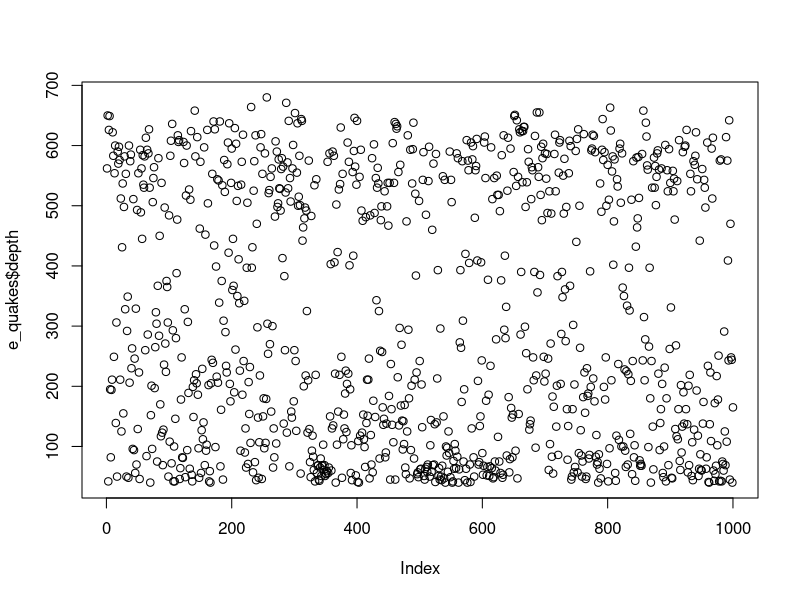
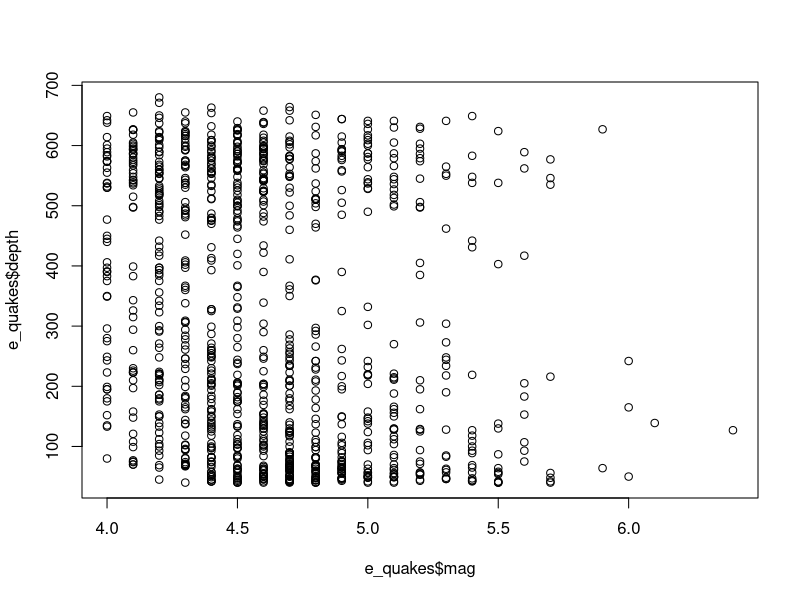
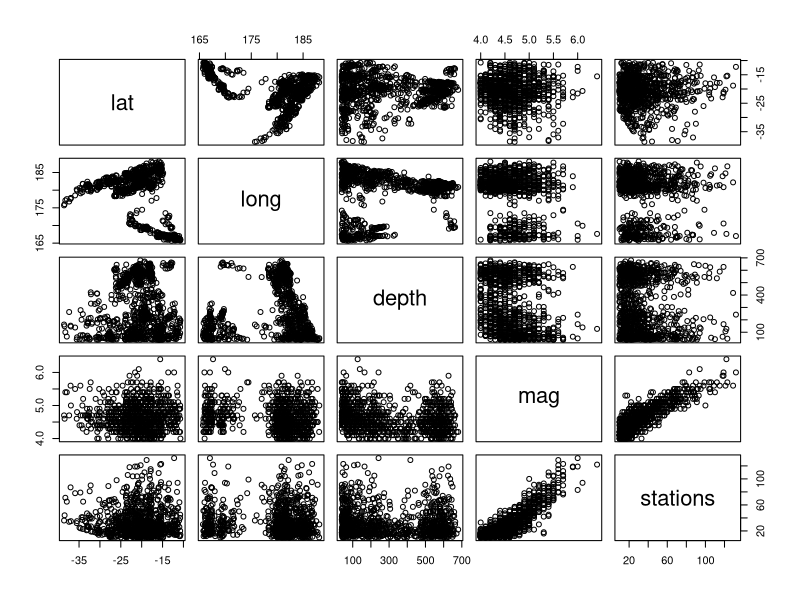
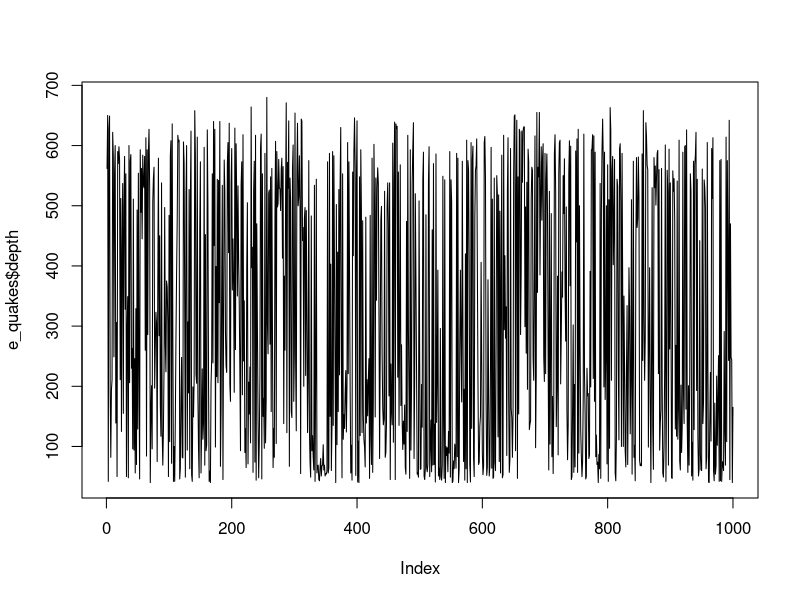
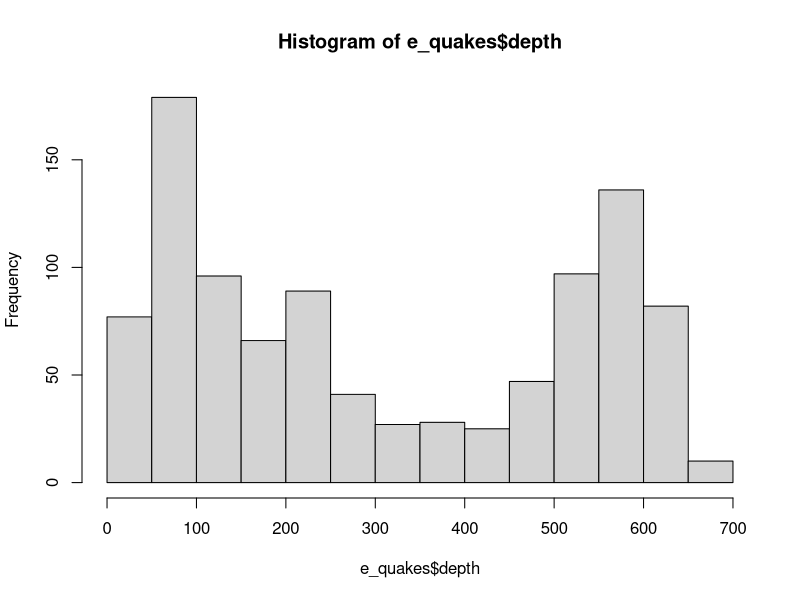
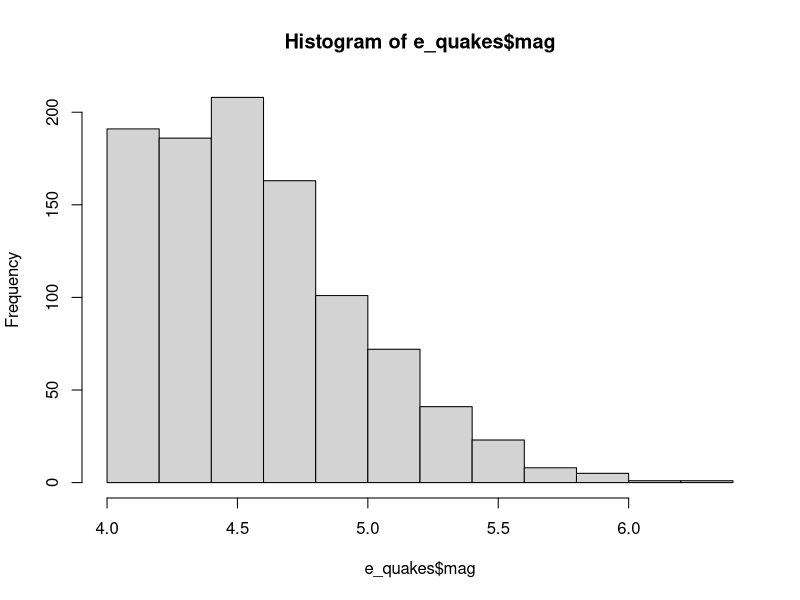
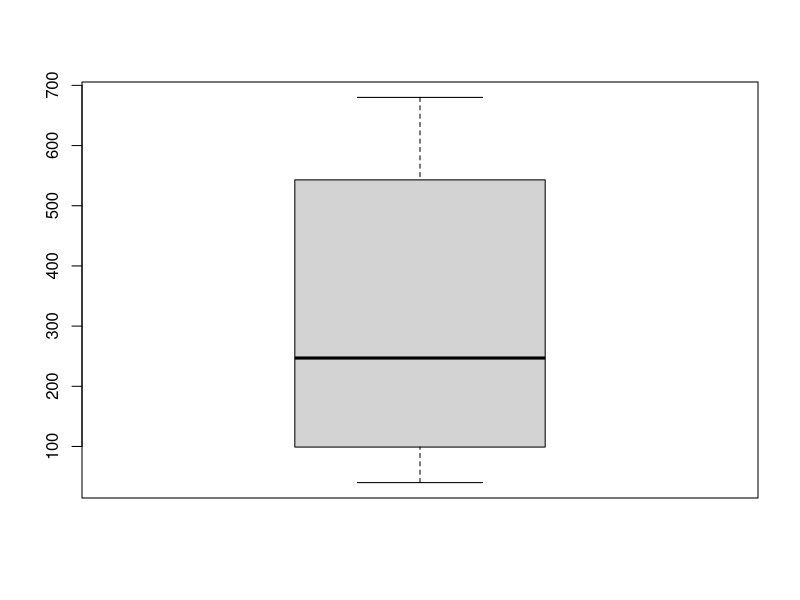
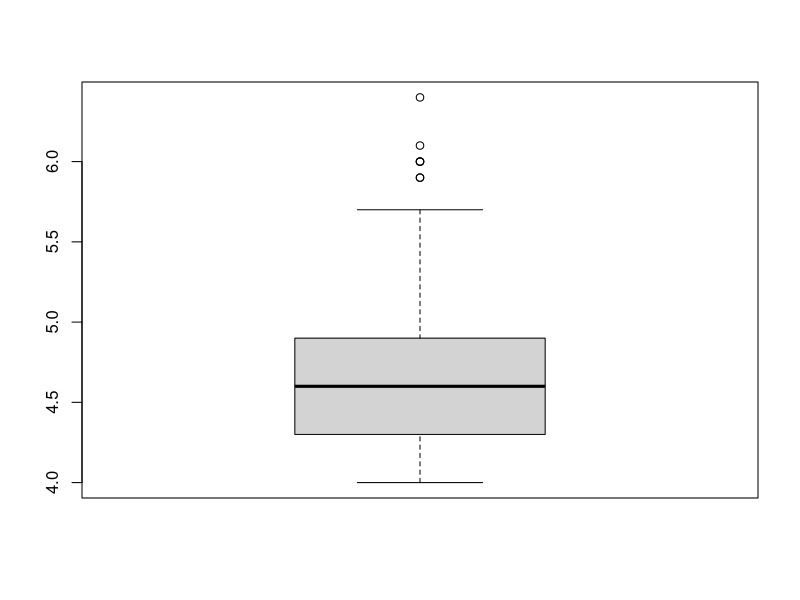

Reproduce these figures in R, in order. (Note: this script raises an error after producing the figures.)
e_quakes<-datasets::quakes
#VISUALIZATION
plot(e_quakes$depth)
plot(e_quakes$mag,e_quakes$depth,type="p")
plot(e_quakes)

#Points And Lines
plot(e_quakes$depth, type="l") #p=points, l=line, b=both

#Histogram and Box plot
hist(e_quakes$depth)
hist(e_quakes$mag)
boxplot(e_quakes$depth)
boxplot(e_quakes$mag)
boxplot.stats(e_quakes$mag)$out

#Multiple Box plot
boxplot(e_quakes[,1:4],main="multiple")

#Standard Deviation
sd(e_quakes$mag)
sd(e_quakes$depth)
sd(e_quakes$mag,na.rm = T)

#Variance
var(e_quakes)

#TO obtain skewness download the package:e1071
skewness(e_quakes$depth)
#Kurtosis
kurtosis(e_quakes$mag)
